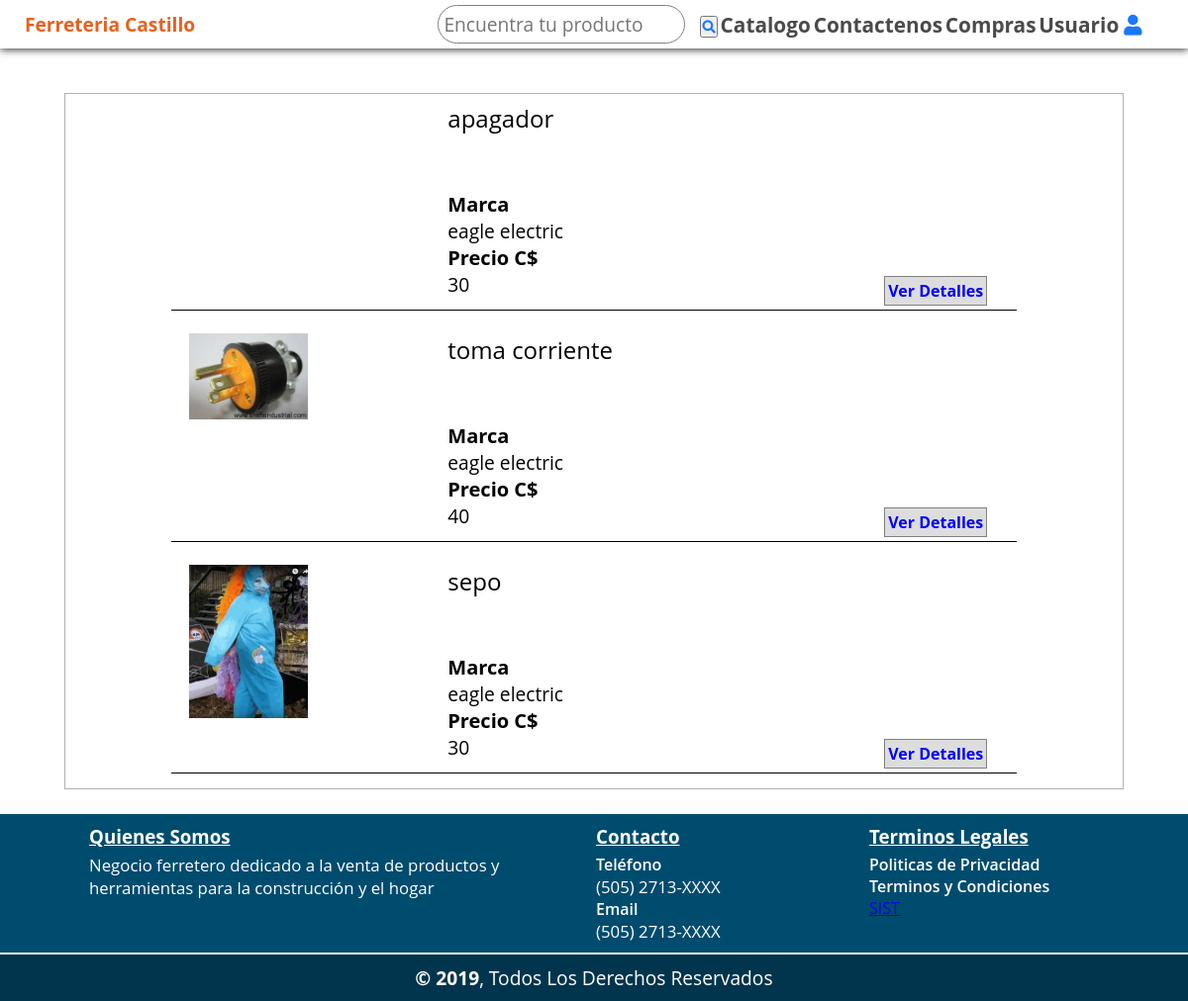
/?c=productos&buscar=material_electrico, run on the app's committed database.
### tables this page shows
CREATE TABLE `producto`  (
  `idProducto` int(255) NOT NULL AUTO_INCREMENT,
  `nombre` varchar(30) NULL DEFAULT NULL,
  `marca` int(30) NULL DEFAULT NULL,
  `precio` double(255, 0) NULL DEFAULT NULL,
  `nombre_imagen` varchar(255) NULL DEFAULT NULL,
  `ruta_imagen` varchar(255) NULL DEFAULT NULL,
  `categoria` int(255) NULL DEFAULT NULL,
  PRIMARY KEY (`idProducto`) USING BTREE,
  INDEX `idProducto`(`idProducto`) USING BTREE,
  INDEX `fk01_producto`(`marca`) USING BTREE,
  INDEX `fk02_producto`(`categoria`) USING BTREE,
  CONSTRAINT `fk01_producto` FOREIGN KEY (`marca`) REFERENCES `marca` (`idmarca`) ON DELETE RESTRICT ON UPDATE RESTRICT,
  CONSTRAINT `fk02_producto` FOREIGN KEY (`categoria`) REFERENCES `categoria` (`idcategoria`) ON DELETE RESTRICT ON UPDATE RESTRICT
);

CREATE TABLE `marca`  (
  `idmarca` int(255) NOT NULL AUTO_INCREMENT,
  `nombre` varchar(30) NULL DEFAULT NULL,
  INDEX `idmarca`(`idmarca`) USING BTREE
);

### controllers/productos.controler.php (called while the page is built, shortened)
<?php
    class ProductosController{
        public function Index(){
            require_once 'views/cliente/layouts/dhead.php';
            require_once 'views/cliente/layouts/header.php';
            require_once 'views/cliente/producto/listaproductos.php';
            require_once 'views/cliente/layouts/footer.php';
        }
    }
?>

### config/conexion.php (called while the page is built)
<?php
	class Conexion{
		public static function startup(){
			$pdo = new PDO('mysql:host=localhost;dbname=ferreteria_castillo;charset=utf8', 'root', 'Myroot');
			$pdo->setAttribute(PDO::ATTR_ERRMODE, PDO::ERRMODE_EXCEPTION);
			return $pdo;
		}
	}
?>

### models/producto.php (called while the page is built, shortened)
<?php
	require_once dirname(__FILE__,2)."./Config/conexion.php";
	class Producto{
		private $pdo;
		public function __CONSTRUCT()
	    {
            try
            {
                $this->pdo = Conexion::StartUp();
            }
            catch(Exception $e)
            {
                die($e->getMessage());
            }
	    }
		public function Buscar($buscador)
		{
			try
			{
                $sql= "CALL buscador( ? )";
                $stm = $this->pdo->prepare($sql);
                $stm->bindParam(1,$buscador,PDO::PARAM_STR);
				$stm->execute();
				return $stm->fetchAll(PDO::FETCH_OBJ);
			} catch (Exception $e)
			{
				die($e->getMessage());
			}
		}
	}
?>

### views/cliente/producto/listaproductos.php (the view, shortened to what this page needs)
<?php
    require_once './models/producto.php';
    $categoria=$_REQUEST['buscar'];
    $producto = new Producto();
    $productos = $producto->Buscar($categoria);
?>
    <div class="container_productos">
    <div class="lista">
        <?php
            if(!$productos){
             echo '<span>No se encontraron datos<span>';
            }else{
            foreach($productos as $colum):
        ?>
        <div class="item_lista">
            <div class="columna1">
                <div class="imagen">
                    <a href="?c=productos&a=Index2&verprod=<?php echo $colum->idproducto;?>">
                        <img src="<?php echo $colum->ruta_imagen; ?>" alt="">
                    </a>
                </div>
            </div>
            <div class="columna2">
                <div class="nombre">
                    <a href="?c=productos&a=Index2&verprod=<?php echo $colum->idproducto;?>"><span><?php echo $colum->nombre; ?></span></a>
                </div>
                <div class="descripcion">
                    <span>Marca</span><p><?php echo $colum->marca; ?></p>
                    <span>Precio C$</span><p> <?php echo $colum->precio; ?></p>
                </div>
                <div class="ver">
                    <a href="?c=productos&a=Index2&verprod=<?php echo $colum->idproducto;?>" class="boton">
                        Ver Detalles
                    </a>
                </div>
            </div>
        </div>
        <?php
            endforeach;
        }
        ?>
    </div>
</div>

### assets/css/estiloheaders.css (style rules this page uses)
* { -webkit-box-sizing: border-box; -moz-box-sizing: border-box; box-sizing: border-box; font-family: 'open sans'; margin: 0; padding: 0; }
html { box-sizing: border-box; }
*, *:before, *:after { box-sizing: inherit; }

### assets/css/home.css (style rules this page uses)
html { box-sizing: border-box; }
*, *:before, *:after { box-sizing: inherit; }
* { box-sizing: border-box; }
.boton { margin-top: 5px; text-decoration: none; border: 1px solid gray; background-color: rgb(221, 221, 221); color: blue; font-weight: 700; padding: 3px; }

### assets/css/listaproductos.css (style rules this page uses)
* { -webkit-box-sizing: border-box; -moz-box-sizing: border-box; box-sizing: border-box; font-family: 'open sans'; margin: 0; padding: 0; }
html { box-sizing: border-box; }
*, *:before, *:after { box-sizing: inherit; }
.container_productos { width: 95%; margin: auto; padding: 5px; min-height: 70vh; }
.lista { border: 1px solid #b1b1b1; }
.lista .item_lista { display: flex; width: 90%; height: auto; margin: auto auto 15px auto; border-bottom: 1px solid black; padding: 8px; }
.item_lista .columna1 { width: 48%; margin: 0 10px; }
.item_lista .columna2 { width: 48%; }
.item_lista .columna1 .imagen { width: 100%; max-height: 200px; }
.item_lista .columna1 .imagen img { width: 10vw; object-fit: cover; vertical-align: top; height: inherit; }
.columna2 { flex-direction: row; flex: wrap; }
.item_lista .columna2 .nombre { width: 100%; height: 110px; margin-bottom: 10px; font-size: 1.2em; }
.item_lista .columna2 .nombre a { text-decoration: none; font-size: 18pt; color: black; }
.item_lista .columna2 .descripcion { display: flex; width: calc(); height: 80px; margin-bottom: 10px; font-size: 1.2em; flex-direction: column; justify-content: space-between; }
.item_lista .columna2 .descripcion span { font-size: 20px; font-weight: bold; }
.item_lista .columna2 .ver { text-align: right; }
@media only screen and (min-width:800px) { .container_productos { width: 90%; min-height: 60vh; } }
@media only screen and (min-width:800px) { .lista .item_lista { width: 80%; } }
@media only screen and (min-width:800px) { .item_lista .columna1 { width: 30%; } }
@media only screen and (min-width:800px) { .item_lista .columna2 { width: 65%; } }
@media only screen and (min-width:800px) { .item_lista .columna2 .nombre { height: 80px; } }

### data on the page
producto: nombre "apagador", marca.nombre "eagle electric", precio "30"
producto: ruta_imagen (picture), nombre "toma corriente", marca.nombre "eagle electric", precio "40"
producto: ruta_imagen (picture), nombre "sepo", marca.nombre "eagle electric", precio "30"

### other printed values
$usuario "Usuario"
